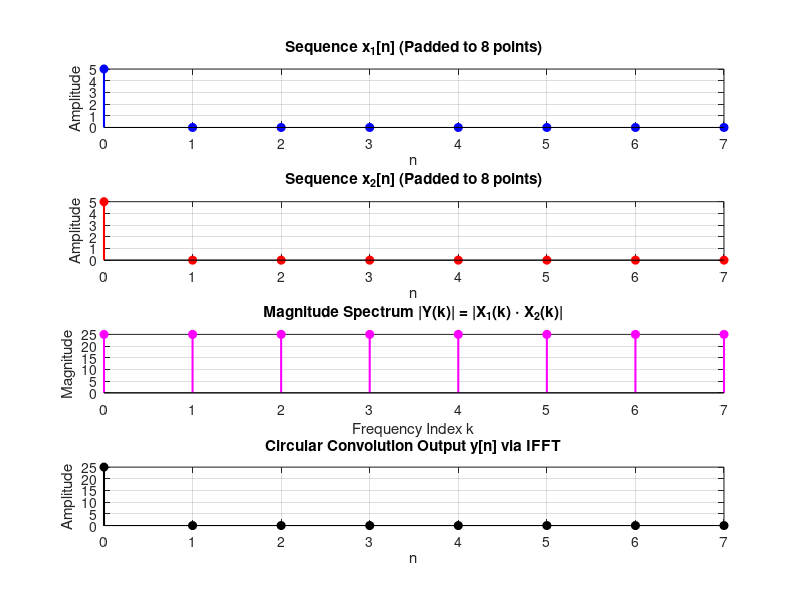

This chart was generated by the following MATLAB code:
%% Program: 8-Point DFT and Circular Convolution using FFT & IFFT
clc; clearvars; close all;

%% Output Directory Setup
output_dir = fullfile(fileparts(mfilename('fullpath')), 'outputs');
if ~exist(output_dir, 'dir')
    mkdir(output_dir);
end

%% Input Sequences (with automated fallback)
if ~exist('x1', 'var') || isempty(x1)
    try
        x1 = input('Enter the first sequence x1 [default: [1 2 3 4]]: ');
    catch
        x1 = [];
    end
    if isempty(x1), x1 = [1, 2, 3, 4]; end
end

if ~exist('x2', 'var') || isempty(x2)
    try
        x2 = input('Enter the second sequence x2 [default: [2 1 2 1]]: ');
    catch
        x2 = [];
    end
    if isempty(x2), x2 = [2, 1, 2, 1]; end
end

%% Length for 8-point FFT
N = 8;

%% Zero Padding to Length N = 8
x1_padded = [x1, zeros(1, N - length(x1))];
x2_padded = [x2, zeros(1, N - length(x2))];

%% Compute 8-Point FFT
X1 = fft(x1_padded, N);
X2 = fft(x2_padded, N);

%% Compute Circular Convolution in Frequency Domain
Y = X1 .* X2;

%% Compute Time-Domain Output using IFFT
y = ifft(Y, N);

%% Magnitude and Phase Calculations
mag_Y = abs(Y);
phase_Y = angle(Y);

%% Display Results in Command Window
disp('Input Sequence x1 (padded to 8):'); disp(x1_padded);
disp('Input Sequence x2 (padded to 8):'); disp(x2_padded);
disp('8-point FFT of x1:'); disp(X1);
disp('8-point FFT of x2:'); disp(X2);
disp('Product Y(k) = X1(k) .* X2(k):'); disp(Y);
disp('Circular Convolution via IFFT y[n]:'); disp(real(y));

%% Plotting Sequences and Spectra
n = 0:N-1;

fig = figure('Name', '8-Point FFT and Circular Convolution', 'Position', [100, 100, 800, 850], 'Visible', 'off');

subplot(4,1,1);
stem(n, x1_padded, 'b', 'LineWidth', 1.5, 'MarkerFaceColor', 'b');
title('Sequence x_1[n] (Padded to 8 points)');
xlabel('n'); ylabel('Amplitude');
grid on;

subplot(4,1,2);
stem(n, x2_padded, 'r', 'LineWidth', 1.5, 'MarkerFaceColor', 'r');
title('Sequence x_2[n] (Padded to 8 points)');
xlabel('n'); ylabel('Amplitude');
grid on;

subplot(4,1,3);
stem(n, mag_Y, 'm', 'LineWidth', 1.5, 'MarkerFaceColor', 'm');
title('Magnitude Spectrum |Y(k)| = |X_1(k) \cdot X_2(k)|');
xlabel('Frequency Index k'); ylabel('Magnitude');
grid on;

subplot(4,1,4);
stem(n, real(y), 'k', 'LineWidth', 1.5, 'MarkerFaceColor', 'k');
title('Circular Convolution Output y[n] via IFFT');
xlabel('n'); ylabel('Amplitude');
grid on;

saveas(fig, fullfile(output_dir, 'fft_8point.png'));
close(fig);
fprintf('Saved figure to %s\n', fullfile(output_dir, 'fft_8point.png'));
